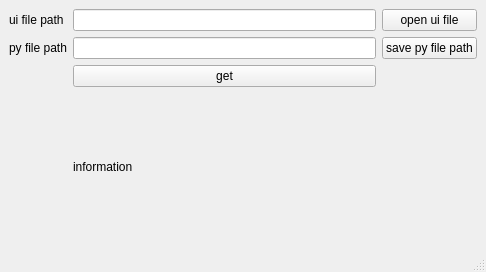
<?xml version="1.0" encoding="UTF-8"?>
<ui version="4.0">
 <class>MainWindow</class>
 <widget class="QMainWindow" name="MainWindow">
  <property name="geometry">
   <rect>
    <x>0</x>
    <y>0</y>
    <width>486</width>
    <height>272</height>
   </rect>
  </property>
  <property name="windowTitle">
   <string>MainWindow</string>
  </property>
  <widget class="QWidget" name="centralwidget">
   <layout class="QGridLayout" name="gridLayout">
    <item row="1" column="2">
     <widget class="QPushButton" name="pushButton_py">
      <property name="text">
       <string>save py file path</string>
      </property>
     </widget>
    </item>
    <item row="1" column="0">
     <widget class="QLabel" name="label_2">
      <property name="text">
       <string>py file path</string>
      </property>
     </widget>
    </item>
    <item row="0" column="0">
     <widget class="QLabel" name="label">
      <property name="text">
       <string>ui file path</string>
      </property>
     </widget>
    </item>
    <item row="0" column="1">
     <widget class="QLineEdit" name="lineEdit_ui"/>
    </item>
    <item row="0" column="2">
     <widget class="QPushButton" name="pushButton_ui">
      <property name="text">
       <string>open ui file</string>
      </property>
     </widget>
    </item>
    <item row="1" column="1">
     <widget class="QLineEdit" name="lineEdit_py"/>
    </item>
    <item row="2" column="1">
     <widget class="QPushButton" name="pushButton_get">
      <property name="text">
       <string>get</string>
      </property>
     </widget>
    </item>
    <item row="3" column="1">
     <widget class="QLabel" name="label_inf">
      <property name="text">
       <string>information</string>
      </property>
     </widget>
    </item>
   </layout>
  </widget>
  <widget class="QStatusBar" name="statusbar"/>
 </widget>
 <resources/>
 <connections/>
</ui>
